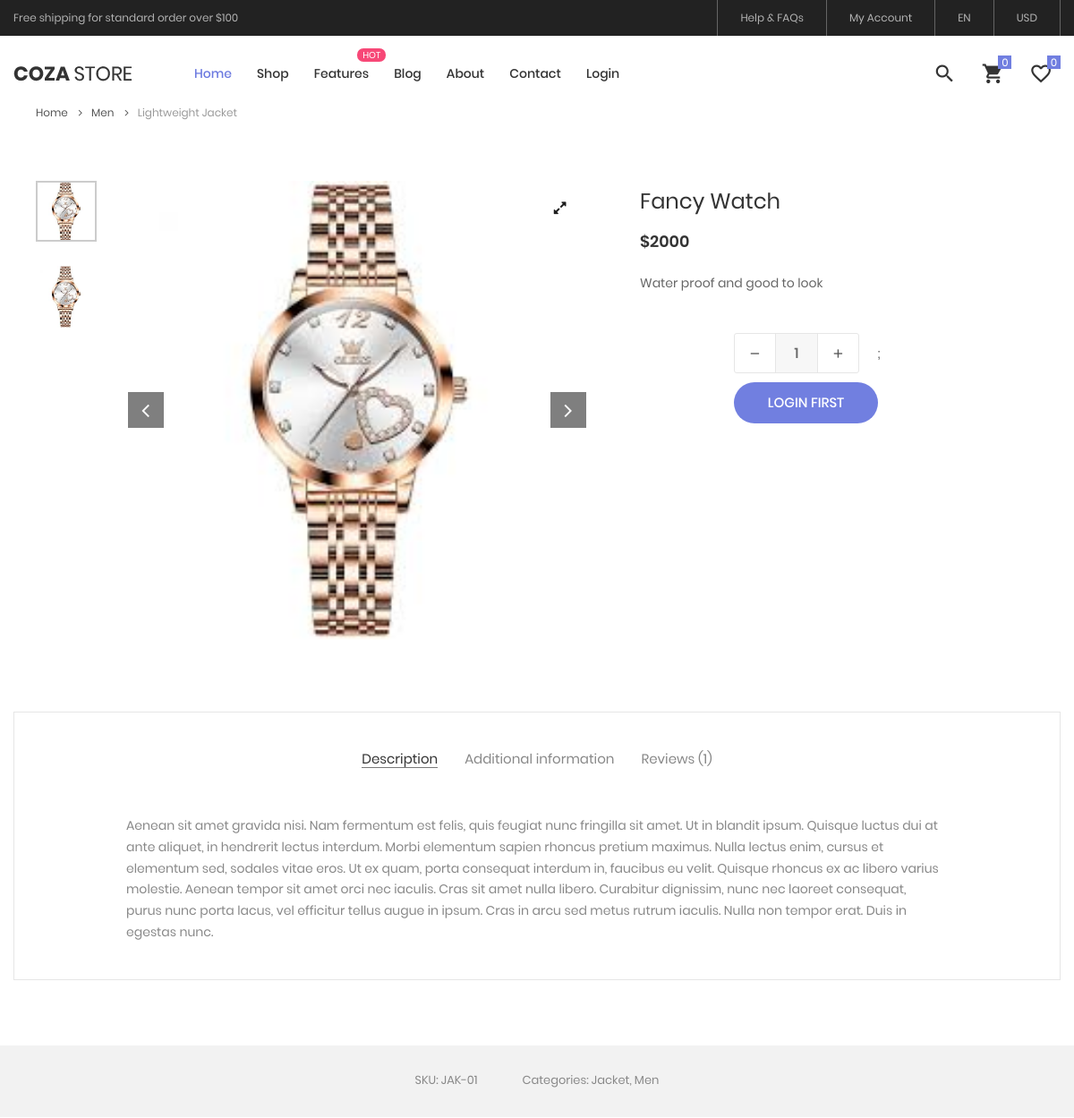
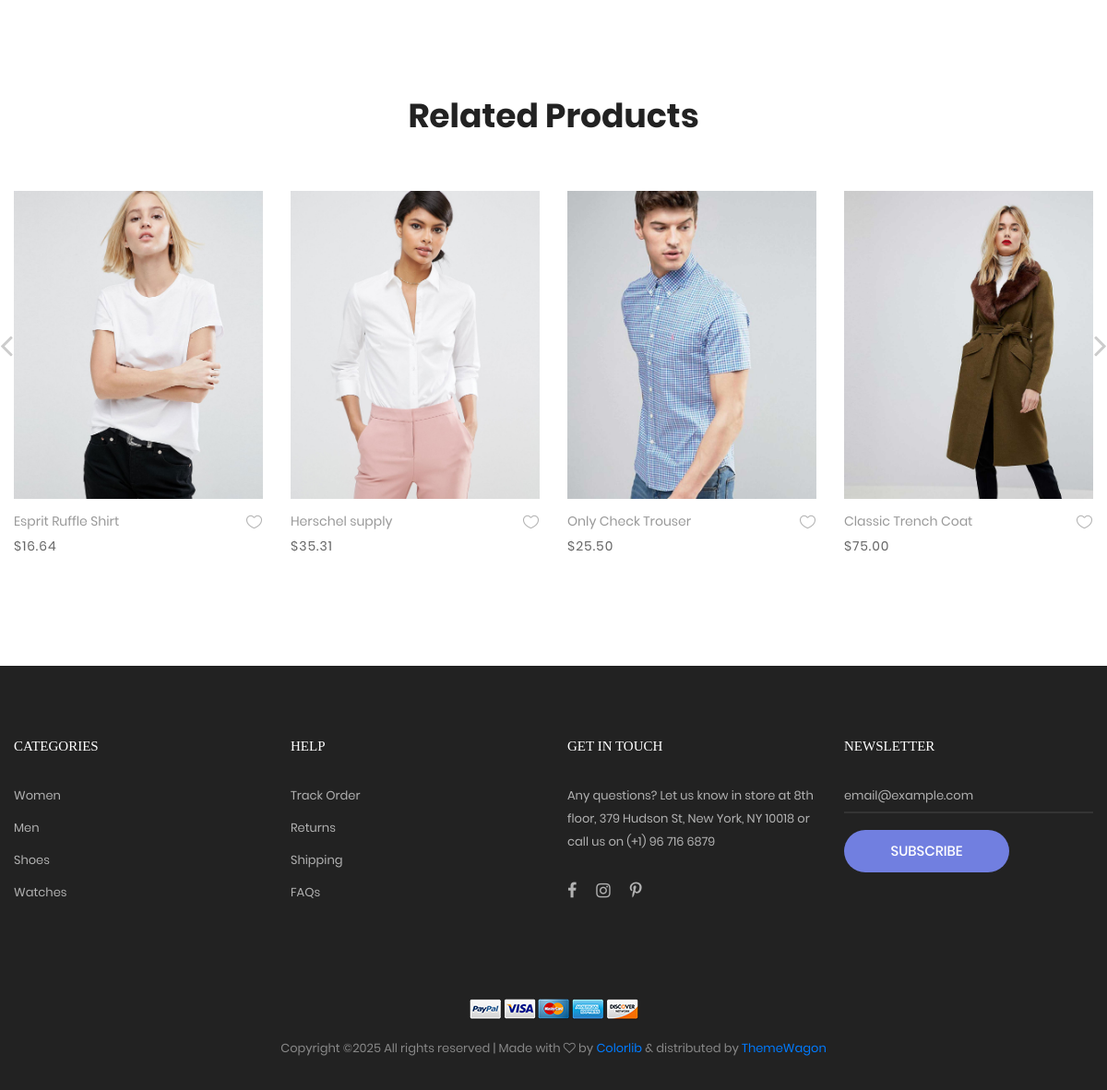
The app's page /product-detail.php?id=1 with its own data (2 pictures, top to bottom).
### tables this page shows
CREATE TABLE `product` (
  `p_id` int(11) NOT NULL,
  `p_name` varchar(255) DEFAULT NULL,
  `p_price` int(11) DEFAULT NULL,
  `p_description` varchar(255) DEFAULT NULL,
  `p_quality` varchar(255) DEFAULT NULL,
  `p_qty` int(11) DEFAULT NULL,
  `category_id` int(11) DEFAULT NULL,
  `p_image` text DEFAULT NULL
);

### product-detail.php (the view, shortened to what this page needs)
<?php
include_once "header.php";
include_once "code.php";
?>
<br>
<br>
	<div class="container">
		<div class="bread-crumb flex-w p-l-25 p-r-15 p-t-30 p-lr-0-lg">
			<a href="index.html" class="stext-109 cl8 hov-cl1 trans-04">
				Home
				<i class="fa fa-angle-right m-l-9 m-r-10" aria-hidden="true"></i>
			</a>
			<a href="product.html" class="stext-109 cl8 hov-cl1 trans-04">
				Men
				<i class="fa fa-angle-right m-l-9 m-r-10" aria-hidden="true"></i>
			</a>
			<span class="stext-109 cl4">
				Lightweight Jacket
			</span>
		</div>
	</div>
	 <?php
	 if(isset($_GET['id'])){
		$showproductdetails = mysqli_query($connection,"select * from product where p_id = '".$_GET['id']."'");
		$showproductdetailsupdate = mysqli_fetch_assoc($showproductdetails);
		?>
		<form action="code.php" method="post">
<section class="sec-product-detail bg0 p-t-65 p-b-60">
		<div class="container">
			<div class="row">
				<div class="col-md-6 col-lg-7 p-b-30">
					<div class="p-l-25 p-r-30 p-lr-0-lg">
						<div class="wrap-slick3 flex-sb flex-w">
							<div class="wrap-slick3-dots"></div>
							<div class="slick3 gallery-lb">
								<div class="item-slick3" data-thumb="images/<?php echo $showproductdetailsupdate['p_image']; ?>">
									<div class="wrap-pic-w pos-relative">
										<img src="images/<?php echo $showproductdetailsupdate['p_image']; ?>" alt="IMG-PRODUCT">
										<a class="flex-c-m size-108 how-pos1 bor0 fs-16 cl10 bg0 hov-btn3 trans-04" href="images/<?php echo $showproductdetailsupdate['p_image']; ?>">
											<i class="fa fa-expand"></i>
										</a>
									</div>
								</div>
							</div>
						</div>
					</div>
				</div>
				<div class="col-md-6 col-lg-5 p-b-30">
					<div class="p-r-50 p-t-5 p-lr-0-lg">
						<h4 class="mtext-105 cl2 js-name-detail p-b-14">
							<?php echo $showproductdetailsupdate['p_name']?>
						</h4>
						<span class="mtext-106 cl2">
							$<?php echo $showproductdetailsupdate['p_price'] ?>
						</span>
						<p class="stext-102 cl3 p-t-23">
							<?php echo $showproductdetailsupdate['p_description'] ?>
						</p>
						<div class="p-t-33">
							<div class="flex-w flex-r-m p-b-10">
								<div class="size-204 flex-w flex-m respon6-next">
									<div class="wrap-num-product flex-w m-r-20 m-tb-10">
										<div class="btn-num-product-down cl8 hov-btn3 trans-04 flex-c-m">
											<i class="fs-16 zmdi zmdi-minus"></i>
										</div>
										<input class="mtext-104 cl3 txt-center num-product" type="number" name="num-product" value="1">
										<div class="btn-num-product-up cl8 hov-btn3 trans-04 flex-c-m">
											<i class="fs-16 zmdi zmdi-plus"></i>
										</div>
									</div>
									<input type="hidden" name="proprice" value="<?php echo $showproductdetailsupdate['p_price'] ?>">;
									<?php
									if(isset($_SESSION['id'])){
										?>
										<button name="addtocart" type="submit" class="flex-c-m stext-101 cl0 size-101 bg1 bor1 hov-btn1 p-lr-15 trans-04 js-addcart-detail">
										Add to cart
									</button>
									<?php
									}
									else{
										?>
										<a href="login.php" class="flex-c-m stext-101 cl0 size-101 bg1 bor1 hov-btn1 p-lr-15 trans-04">Login First</a>
									<?php
									}
									?>
								</div>
							</div>
						</div>
					</div>
				</div>
			</div>
			<div class="bor10 m-t-50 p-t-43 p-b-40">
				<div class="tab01">
					<ul class="nav nav-tabs" role="tablist">
						<li class="nav-item p-b-10">
							<a class="nav-link active" data-toggle="tab" href="#description" role="tab">Description</a>
						</li>
						<li class="nav-item p-b-10">
							<a class="nav-link" data-toggle="tab" href="#information" role="tab">Additional information</a>
						</li>
						<li class="nav-item p-b-10">
							<a class="nav-link" data-toggle="tab" href="#reviews" role="tab">Reviews (1)</a>
						</li>
					</ul>
					<div class="tab-content p-t-43">
						<div class="tab-pane fade show active" id="description" role="tabpanel">
							<div class="how-pos2 p-lr-15-md">
								<p class="stext-102 cl6">
									Aenean sit amet gravida nisi. Nam fermentum est felis, quis feugiat nunc fringilla sit amet. Ut in blandit ipsum. Quisque luctus dui at ante aliquet, in hendrerit lectus interdum. Morbi elementum sapien rhoncus pretium maximus. Nulla lectus enim, cursus et elementum sed, sodales vitae eros. Ut ex quam, porta consequat interdum in, faucibus eu velit. Quisque rhoncus ex ac libero varius molestie. Aenean tempor sit amet orci nec iaculis. Cras sit amet nulla libero. Curabitur dignissim, nunc nec laoreet consequat, purus nunc porta lacus, vel efficitur tellus augue in ipsum. Cras in arcu sed metus rutrum iaculis. Nulla non tempor erat. Duis in egestas nunc.
								</p>
							</div>
						</div>
					</div>
				</div>
			</div>
		</div>
		<div class="bg6 flex-c-m flex-w size-302 m-t-73 p-tb-15">
			<span class="stext-107 cl6 p-lr-25">
				SKU: JAK-01
			</span>
			<span class="stext-107 cl6 p-lr-25">
				Categories: Jacket, Men
			</span>
		</div>
	</section>
	<section class="sec-relate-product bg0 p-t-45 p-b-105">
		<div class="container">
			<div class="p-b-45">
				<h3 class="ltext-106 cl5 txt-center">
					Related Products
				</h3>
			</div>
			<div class="wrap-slick2">
				<div class="slick2">
					<div class="item-slick2 p-l-15 p-r-15 p-t-15 p-b-15">
						<div class="block2">
							<div class="block2-pic hov-img0">
								<img src="images/product-01.jpg" alt="IMG-PRODUCT">
							</div>
							<div class="block2-txt flex-w flex-t p-t-14">
								<div class="block2-txt-child1 flex-col-l ">
									<a href="product-detail.html" class="stext-104 cl4 hov-cl1 trans-04 js-name-b2 p-b-6">
										Esprit Ruffle Shirt
									</a>
									<span class="stext-105 cl3">
										$16.64
									</span>
								</div>
								<div class="block2-txt-child2 flex-r p-t-3">
									<a href="#" class="btn-addwish-b2 dis-block pos-relative js-addwish-b2">
										<img class="icon-heart1 dis-block trans-04" src="images/icons/icon-heart-01.png" alt="ICON">
									</a>
								</div>
							</div>
						</div>
					</div>
					<div class="item-slick2 p-l-15 p-r-15 p-t-15 p-b-15">
						<div class="block2">
							<div class="block2-pic hov-img0">
								<img src="images/product-02.jpg" alt="IMG-PRODUCT">
							</div>
							<div class="block2-txt flex-w flex-t p-t-14">
								<div class="block2-txt-child1 flex-col-l ">
									<a href="product-detail.html" class="stext-104 cl4 hov-cl1 trans-04 js-name-b2 p-b-6">
										Herschel supply
									</a>
									<span class="stext-105 cl3">
										$35.31
									</span>
								</div>
								<div class="block2-txt-child2 flex-r p-t-3">
									<a href="#" class="btn-addwish-b2 dis-block pos-relative js-addwish-b2">
										<img class="icon-heart1 dis-block trans-04" src="images/icons/icon-heart-01.png" alt="ICON">
									</a>
								</div>
							</div>
						</div>
					</div>
					<div class="item-slick2 p-l-15 p-r-15 p-t-15 p-b-15">
						<div class="block2">
							<div class="block2-pic hov-img0">
								<img src="images/product-03.jpg" alt="IMG-PRODUCT">
							</div>
							<div class="block2-txt flex-w flex-t p-t-14">
								<div class="block2-txt-child1 flex-col-l ">
									<a href="product-detail.html" class="stext-104 cl4 hov-cl1 trans-04 js-name-b2 p-b-6">
										Only Check Trouser
									</a>
									<span class="stext-105 cl3">
										$25.50
									</span>
								</div>
								<div class="block2-txt-child2 flex-r p-t-3">
									<a href="#" class="btn-addwish-b2 dis-block pos-relative js-addwish-b2">
										<img class="icon-heart1 dis-block trans-04" src="images/icons/icon-heart-01.png" alt="ICON">
									</a>
								</div>
							</div>
						</div>
					</div>
					<div class="item-slick2 p-l-15 p-r-15 p-t-15 p-b-15">
						<div class="block2">
							<div class="block2-pic hov-img0">
								<img src="images/product-04.jpg" alt="IMG-PRODUCT">
							</div>
							<div class="block2-txt flex-w flex-t p-t-14">
								<div class="block2-txt-child1 flex-col-l ">
									<a href="product-detail.html" class="stext-104 cl4 hov-cl1 trans-04 js-name-b2 p-b-6">
										Classic Trench Coat
									</a>
									<span class="stext-105 cl3">
										$75.00
									</span>
								</div>
								<div class="block2-txt-child2 flex-r p-t-3">
									<a href="#" class="btn-addwish-b2 dis-block pos-relative js-addwish-b2">
										<img class="icon-heart1 dis-block trans-04" src="images/icons/icon-heart-01.png" alt="ICON">
									</a>
								</div>
							</div>
						</div>
					</div>
				</div>
			</div>
		</div>
	</section>
	</form>
		<?php
	 }
	 ?>
	<?php
	include_once "footer.php";
	?>

### css/main.css (style rules this page uses)
.container { max-width: 1380px; }
@media (max-width: 1600px) { .container { max-width: 1200px; } }
.slick-slide { outline: none !important; }
.wrap-slick2 { position: relative; margin-right: -15px; margin-left: -15px; }
.wrap-slick3 { position: relative; }
.wrap-slick3-dots { width: 11.111111%; }
.slick3 { width: 83.333333%; }
.tab01 .nav-tabs { display: -webkit-box; display: -webkit-flex; display: -moz-box; display: -ms-flexbox; display: flex; flex-wrap: wrap; justify-content: center; align-items: center; border: none; }
.tab01 .nav-tabs .nav-item { margin: 0px 15px; }
.tab01 .nav-link { font-family: Poppins-Regular; font-size: 15px; color: #888; line-height: 1.2; padding: 0; border-radius: 0px; border: none; border-bottom: 1px solid transparent; -webkit-transition: all 0.4s; -o-transition: all 0.4s; -moz-transition: all 0.4s; transition: all 0.4s; }
.tab01 .nav-link.active { color: #333; border-color: #797979; }
.wrap-num-product { width: 140px; height: 45px; border: 1px solid #e6e6e6; border-radius: 3px; overflow: hidden; }
.btn-num-product-up, .btn-num-product-down { width: 45px; height: 100%; cursor: pointer; }
.num-product { width: calc(100% - 90px); height: 100%; border-left: 1px solid #e6e6e6; border-right: 1px solid #e6e6e6; background-color: #f7f7f7; }
input.num-product { -moz-appearance: textfield; appearance: none; -webkit-appearance: none; }
.block2-pic { position: relative; }
.block2-txt-child1 { width: calc(100% - 30px); }
.block2-txt-child2 { width: 30px; }
.cl0 { color: #fff; }
.cl2 { color: #333; }
.cl3 { color: #666; }
.cl4 { color: #999; }
.cl5 { color: #222; }
.cl6 { color: #888; }
.cl8 { color: #555; }
.cl10 { color: #1d1d1d; }
.stext-101 { font-family: Poppins-Medium; font-size: 15px; line-height: 1.466667; text-transform: uppercase; }
.stext-102 { font-family: Poppins-Regular; font-size: 14px; line-height: 1.7; }
.stext-104 { font-family: Poppins-Regular; font-size: 14px; line-height: 1.466667; }
.stext-105 { font-family: Poppins-Regular; font-size: 14px; line-height: 1.466667; letter-spacing: 1px; }
.stext-107 { font-family: Poppins-Regular; font-size: 13px; line-height: 1.923; }
.stext-109 { font-family: Poppins-Regular; font-size: 12px; line-height: 1.833333; }
.mtext-104 { font-family: Poppins-Medium; font-size: 16px; line-height: 1.6; }
.mtext-105 { font-family: Poppins-Regular; font-size: 24px; line-height: 1.5; }
.mtext-106 { font-family: Poppins-SemiBold; font-size: 18px; line-height: 1.388888; }
.ltext-106 { font-family: Poppins-Bold; font-size: 36px; line-height: 1.2; }
.size-101 { min-width: 161px; height: 46px; }
.size-108 { width: 40px; height: 40px; }
.size-204 { width: calc(100% - 105px); }
.size-302 { min-height: 80px; }
.bg0 { background-color: #fff; }
.bg1 { background-color: #717fe0; }
.bg6 { background-color: #f2f2f2; }
.bor0 { border-radius: 50%; }
.bor1 { border-radius: 23px; }
.bor10 { border: 1px solid #e6e6e6; }
.how-pos1 { position: absolute; top: 10px; right: 10px; }
.how-pos2 { padding-left: 10.7%; padding-right: 11%; }
.hov-img0 { display: block; overflow: hidden; }
.hov-img0 img { width: 100%; -webkit-transition: transform 0.9s ease; -o-transition: transform 0.9s ease; -moz-transition: transform 0.9s ease; transition: transform 0.9s ease; }

### records on screen
product: p_image (picture), p_name "Fancy Watch", p_price "2000", p_description "Water proof and good to look"
